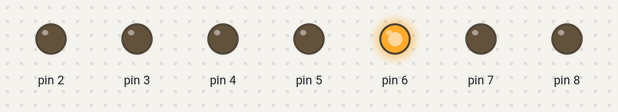
Recording of a sketch running on a simulated Arduino Uno, built with avr-gcc and run on an emulated ATmega328P. Parts: output pins drawn as LEDs (lit = HIGH).

Above: at 0.7 s.
At 3.7 s:
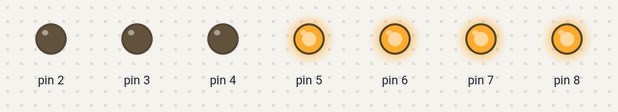
At 5.2 s:
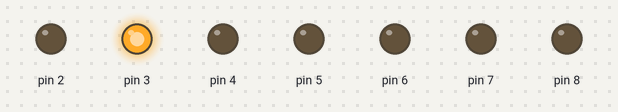
At 8.2 s:
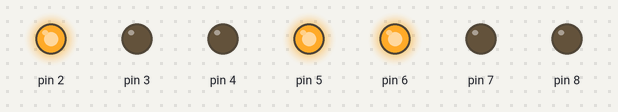
At 12.7 s:
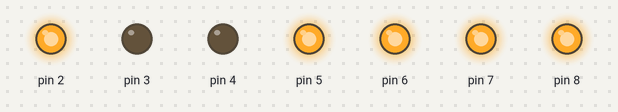
At 17.2 s:
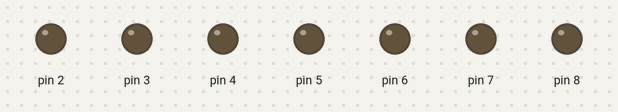
Timing chart, 0 to 19.5 s (numbered marks = the images above):
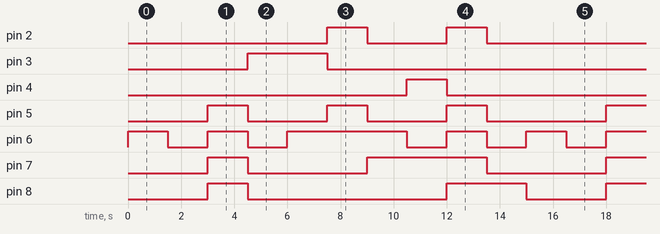

Measured:
- by itself, pin 2: repeats every 15.0 s: LOW 3.0 s, HIGH 1.5 s, LOW 9.0 s, HIGH 1.5 s
- by itself, pin 3: alternates HIGH for 3.0 s and LOW for 12.0 s
- by itself, pin 4: alternates HIGH for 1.5 s and LOW for 13.5 s
- by itself, pin 5: repeats every 15.0 s: 2 × (LOW 3.0 s, HIGH 1.5 s), LOW 4.5 s, HIGH 1.5 s
- by itself, pin 6: repeats every 15.0 s: LOW 1.5 s, HIGH 1.5 s, LOW 1.5 s, HIGH 4.5 s, 2 × (LOW 1.5 s, HIGH 1.5 s)
- by itself, pin 7: repeats every 15.0 s: LOW 4.5 s, HIGH 4.5 s, LOW 4.5 s, HIGH 1.5 s
- by itself, pin 8: repeats every 15.0 s: LOW 7.5 s, HIGH 3.0 s, LOW 3.0 s, HIGH 1.5 s

The sketch:

Arduino_3.ino
```cpp
void setup() {
  // put your setup code here, to run once:
  // A -> 2
  // B -> 3
  // C -> 4
  // D -> 5
  // E -> 6
  // F -> 7
  // G -> 8

  pinMode(2, OUTPUT);
  pinMode(3, OUTPUT);
  pinMode(4, OUTPUT);
  pinMode(5, OUTPUT);
  pinMode(6, OUTPUT);
  pinMode(7, OUTPUT);
  pinMode(8, OUTPUT);

}

void loop() {
  for (int i = 9; i >= 0; i--) {
    displayNumber(i);
    delay(1500);
  }
}

void displayNumber(int x){
  switch(x){
    case 0:
      digitalWrite(2,LOW);
      digitalWrite(3,LOW);
      digitalWrite(4,LOW);
      digitalWrite(5,LOW);
      digitalWrite(6,LOW);
      digitalWrite(7,LOW);
      digitalWrite(8,HIGH);
      break;

    case 1:
      digitalWrite(2,HIGH);
      digitalWrite(3,LOW);
      digitalWrite(4,LOW);
      digitalWrite(5,HIGH);
      digitalWrite(6,HIGH);
      digitalWrite(7,HIGH);
      digitalWrite(8,HIGH);
      break;

    case 2:
      digitalWrite(2,LOW);
      digitalWrite(3,LOW);
      digitalWrite(4,HIGH);
      digitalWrite(5,LOW);
      digitalWrite(6,LOW);
      digitalWrite(7,HIGH);
      digitalWrite(8,LOW);
      break;

    case 3:
      digitalWrite(2,LOW);
      digitalWrite(3,LOW);
      digitalWrite(4,LOW);
      digitalWrite(5,LOW);
      digitalWrite(6,HIGH);
      digitalWrite(7,HIGH);
      digitalWrite(8,LOW);
      break;

    case 4:
      digitalWrite(2,HIGH);
      digitalWrite(3,LOW);
      digitalWrite(4,LOW);
      digitalWrite(5,HIGH);
      digitalWrite(6,HIGH);
      digitalWrite(7,LOW);
      digitalWrite(8,LOW);
      break;

    case 5:
      digitalWrite(2,LOW);
      digitalWrite(3,HIGH);
      digitalWrite(4,LOW);
      digitalWrite(5,LOW);
      digitalWrite(6,HIGH);
      digitalWrite(7,LOW);
      digitalWrite(8,LOW);
      break;

    case 6:
      digitalWrite(2,LOW);
      digitalWrite(3,HIGH);
      digitalWrite(4,LOW);
      digitalWrite(5,LOW);
      digitalWrite(6,LOW);
      digitalWrite(7,LOW);
      digitalWrite(8,LOW);
      break;

    case 7:
      digitalWrite(2,LOW);
      digitalWrite(3,LOW);
      digitalWrite(4,LOW);
      digitalWrite(5,HIGH);
      digitalWrite(6,HIGH);
      digitalWrite(7,HIGH);
      digitalWrite(8,HIGH);
      break;

    case 8:
      digitalWrite(2,LOW);
      digitalWrite(3,LOW);
      digitalWrite(4,LOW);
      digitalWrite(5,LOW);
      digitalWrite(6,LOW);
      digitalWrite(7,LOW);
      digitalWrite(8,LOW);
      break;

    case 9:
      digitalWrite(2,LOW);
      digitalWrite(3,LOW);
      digitalWrite(4,LOW);
      digitalWrite(5,LOW);
      digitalWrite(6,HIGH);
      digitalWrite(7,LOW);
      digitalWrite(8,LOW);
      break;
  }

}
```
